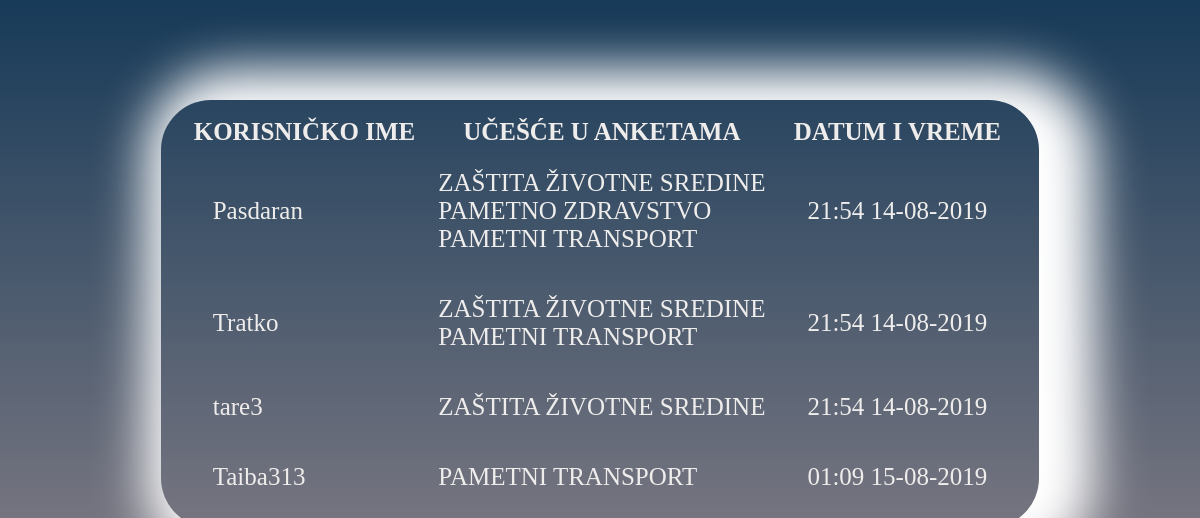
/PHP/rezultati.php, run on the app's committed database.
### tables this page shows
CREATE TABLE `korisnici` (
  `id` int(11) NOT NULL,
  `Ime` varchar(25) NOT NULL,
  `Prezime` varchar(35) NOT NULL,
  `Kor_ime` varchar(35) NOT NULL,
  `Email` varchar(35) NOT NULL,
  `Sifra` varchar(35) NOT NULL,
  `P_Sifra` varchar(35) NOT NULL,
  `Pol` varchar(6) DEFAULT NULL,
  `Zemlja` varchar(45) DEFAULT NULL,
  `sredina` int(11) NOT NULL DEFAULT '0',
  `zdrastvo` int(11) NOT NULL DEFAULT '0',
  `transport` int(11) NOT NULL DEFAULT '0',
  `Datum` datetime NOT NULL DEFAULT CURRENT_TIMESTAMP
);

### PHP/rezultati.php (the view, shortened to what this page needs)
<!Doctype html>
<html lang="en-US">
<head>
	<link rel="stylesheet" type="text/css" href="css_stil.css">
	<link rel="stylesheet" href="https://use.fontawesome.com/releases/v5.6.3/css/all.css">
	</head>
</head>
<body style="background-image:linear-gradient(#173A58, #A89495)";>
<?php
include 'Konekcija.php';
$uradjen = array();
$sql="SELECT Kor_ime,Datum,sredina,zdrastvo,transport FROM korisnici WHERE 1";
$ticket = mysqli_query($conn, $sql);
while($row = mysqli_fetch_assoc($ticket)){
	$uradjen[] = $row;
}
?>
	<div id="Crna">
    <table class="Dobitnici">
<tr>
    <th>KORISNIČKO IME</th>
    <th>UČEŠĆE U ANKETAMA</th>
    <th>DATUM I VREME</th>
</tr>
<?php for($i=0; $i<sizeof($uradjen); $i++){
	if(($uradjen[$i]["sredina"] == "1") || ($uradjen[$i]["zdrastvo"] == "1") || ($uradjen[$i]["transport"] == "1")) { ?>
<tr>
    <td><?php {echo $uradjen[$i]["Kor_ime"];} ?></td>
    <td><?php if($uradjen[$i]["sredina"] == "1"){
        echo strtoupper("ZAŠTITA ŽIVOTNE SREDINE <br>");
    }
    if($uradjen[$i]["zdrastvo"] == "1"){
        echo strtoupper(" PAMETNO ZDRAVSTVO <br>");
    }
    if($uradjen[$i]["transport"] == "1"){
        echo " PAMETNI TRANSPORT";
    }?></td>
    <td><?php if(($uradjen[$i]["sredina"] == "1") || ($uradjen[$i]["zdrastvo"] == "1") || ($uradjen[$i]["transport"] == "1")) {echo date("H:i d-m-Y", strtotime($uradjen[$i]["Datum"]));} ?></td>
</tr>
<?php }} ?>
    </table>
	</div>
</body>
</html>

### css_stil.css (style rules this page uses)
body { background-attachment:fixed; background-image:url(CSS/s9.jpeg); background-size:100%; background-repeat:no-repeat; margin:0px; padding:0px; }
#Crna { width:100%; min-height:500px; }
#Crna table.Dobitnici { width:auto; font-size:25px; color:#EFEDEC; border-radius:50px; box-shadow: 20px 5px 50px 35px white; padding:15px 30px 15px 30px; margin:100px auto; }
#Crna table.Dobitnici td { padding:20px; }

### data on the page
korisnici: Kor_ime "Pasdaran", transport "PAMETNI TRANSPORT", Datum "21:54 14-08-2019"
korisnici: Kor_ime "Tratko", transport "PAMETNI TRANSPORT", Datum "21:54 14-08-2019"
korisnici: Kor_ime "tare3", Datum "21:54 14-08-2019"
korisnici: Kor_ime "Taiba313", transport "PAMETNI TRANSPORT", Datum "01:09 15-08-2019"
